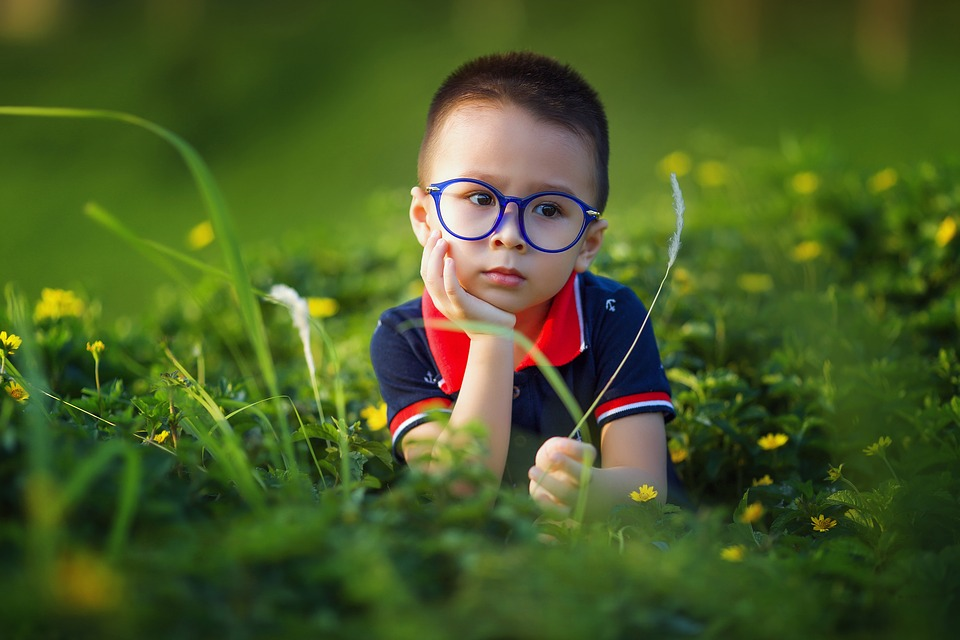
#> input picture kid.jpg, 960 x 640 px
$ python rgbyiq.py
#> lines starting #> are read from the running program, lines starting #| are printed output that depends on the picture
#> further down, rgb_image is the input picture: shape (640, 960, 3); mean R, G, B 72.1, 91, 37.2
# RGB to YIQ

import numpy as np
import matplotlib.pyplot as plt
import imageio

def show_images(image1, image2, title1, title2):
    f, a = plt.subplots(1, 2)
    a[0].imshow(image1)
    a[0].set_title(title1)
    a[1].imshow(image2)
    a[1].set_title(title2)
    plt.show()

def convert_to_yiq(rbg_image):
	# Separate RGB into components
	R = rgb_image[:, :, 0]
	G = rgb_image[:, :, 1]
	B = rgb_image[:, :, 2]
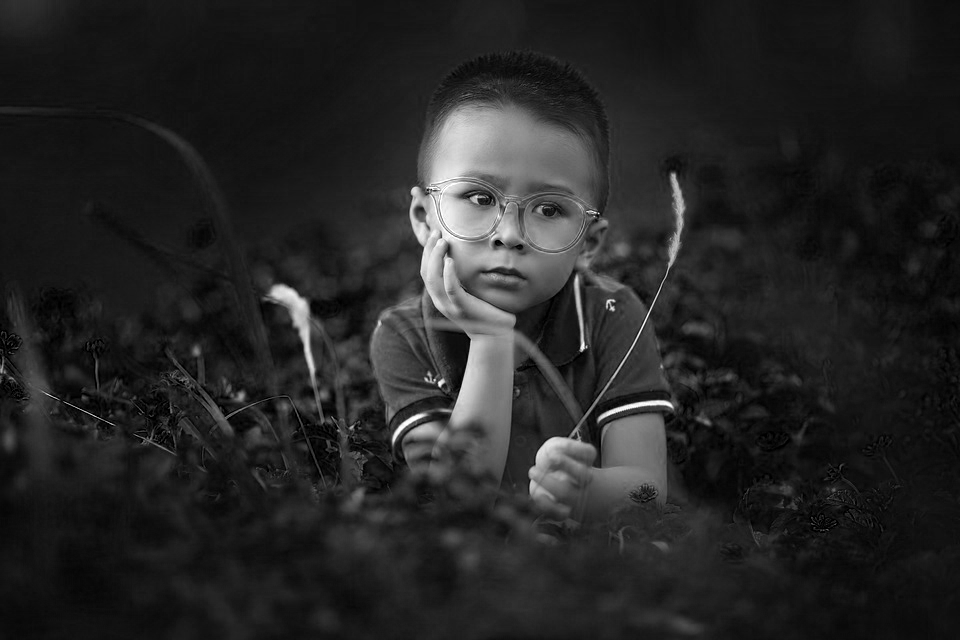
#> B: shape (640, 960); min 0, max 255, mean 37.2

	# Calculate YIQ values
	Y = np.round(0.299 * R + 0.587 * G + 0.114 * B)
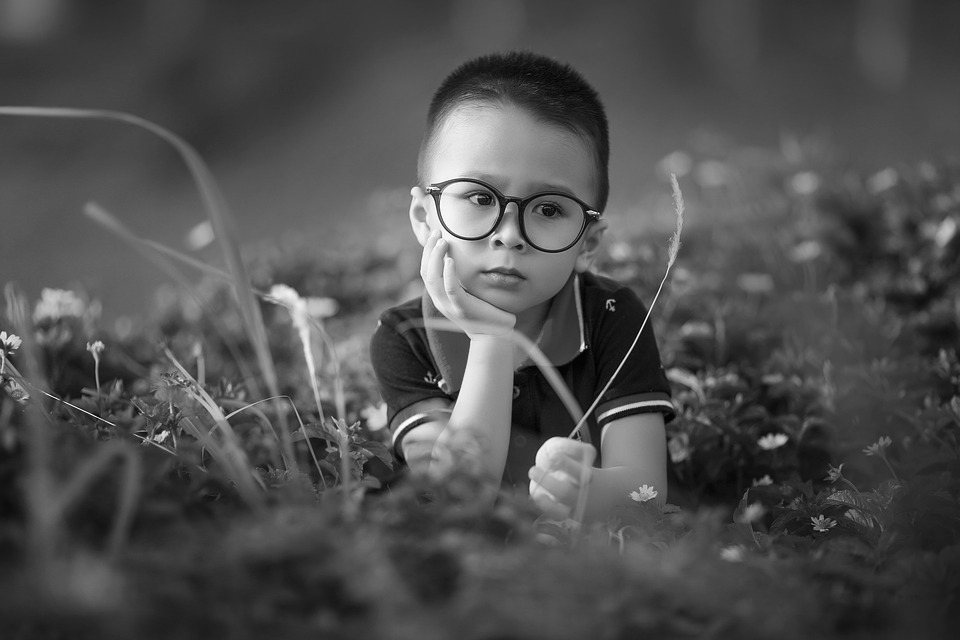
#> Y: shape (640, 960) float64; min 1, max 255, mean 79.2
	I = np.round(0.596 * R - 0.275 * G - 0.321 * B)
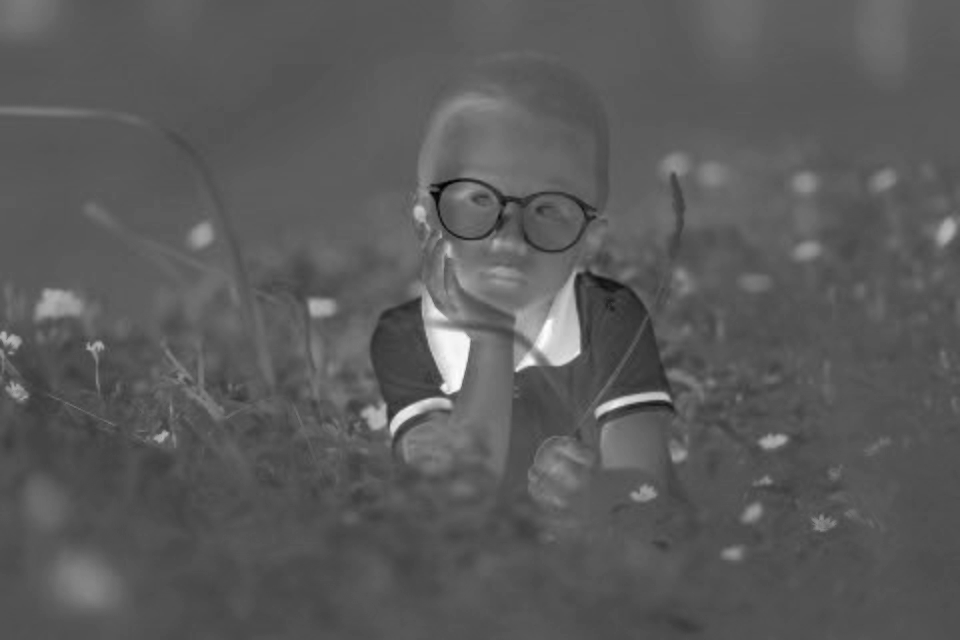
#> I: shape (640, 960) float64; min -71, max 145, mean 6; drawn with min black and max white
	Q = np.round(0.212 * R - 0.523 * G + 0.311 * B)
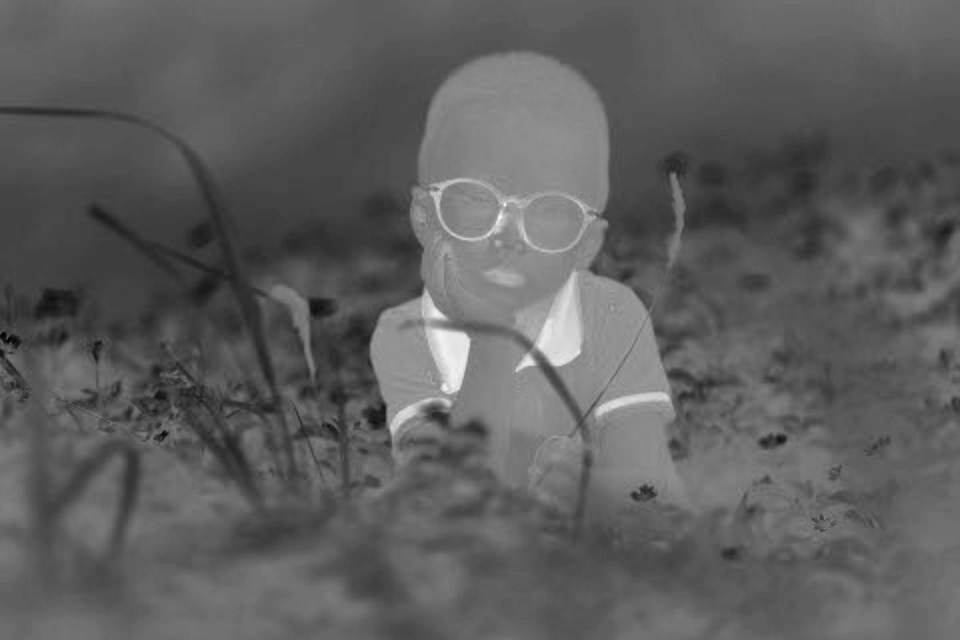
#> Q: shape (640, 960) float64; min -73, max 68, mean -20.8; drawn with min black and max white

	# Combine YIQ values into a single image
	yiq_image = np.zeros(rgb_image.shape)
	yiq_image[:, :, 0] = Y
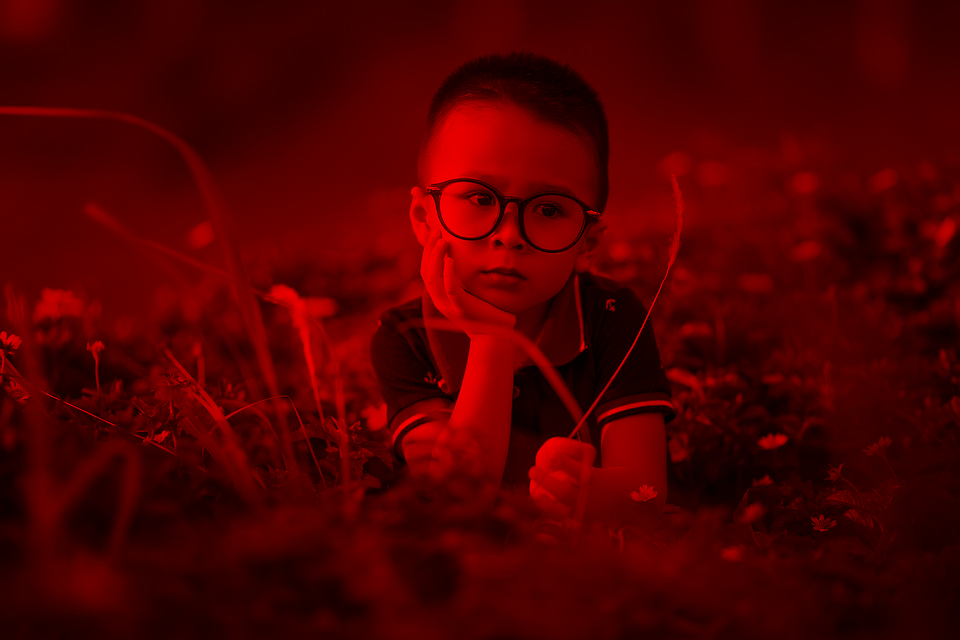
#> yiq_image: shape (640, 960, 3) float64; mean of channels 0, 1, 2 79.2, 0, 0; drawn as R, G, B
	yiq_image[:, :, 1] = I
	yiq_image[:, :, 2] = Q
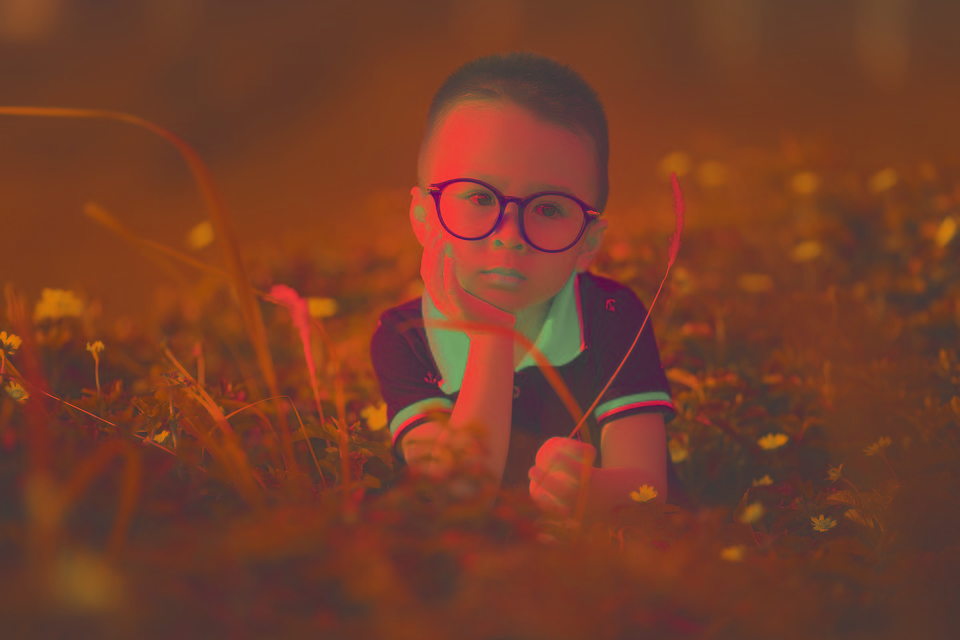
#> yiq_image: shape (640, 960, 3) float64; mean of channels 0, 1, 2 79.2, 6, -20.8; drawn with min black and max white

	# Return the float image as int image
	return yiq_image.astype(np.uint8)
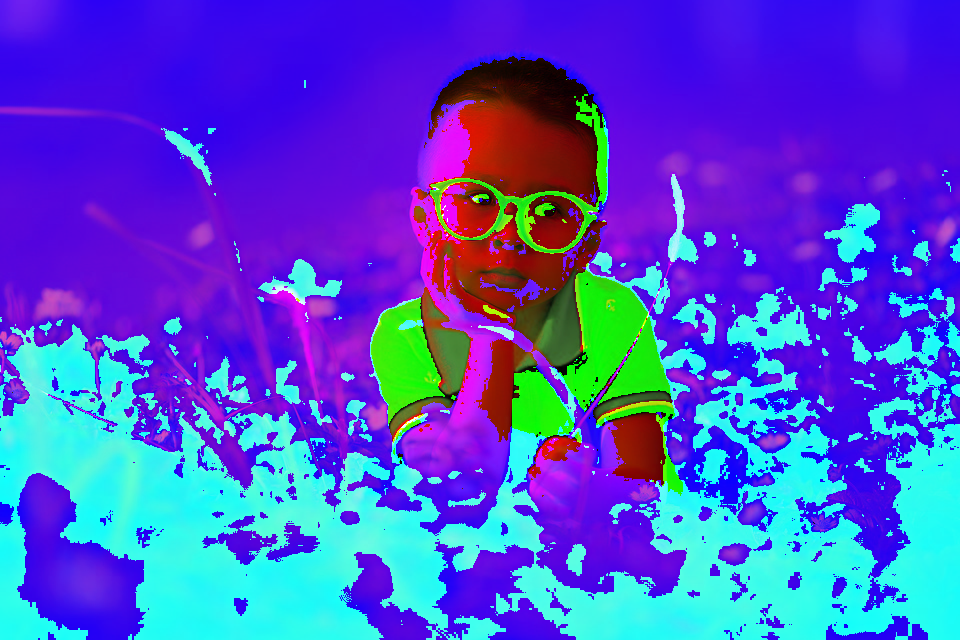
#> returned value: shape (640, 960, 3); mean of channels 0, 1, 2 79.2, 81.4, 206.9; drawn as R, G, B


rgb_image = imageio.imread('kid.jpg')
yiq_image = convert_to_yiq(rgb_image)
show_images(rgb_image.astype(np.uint8), yiq_image, 'RGB', 'YIQ')
